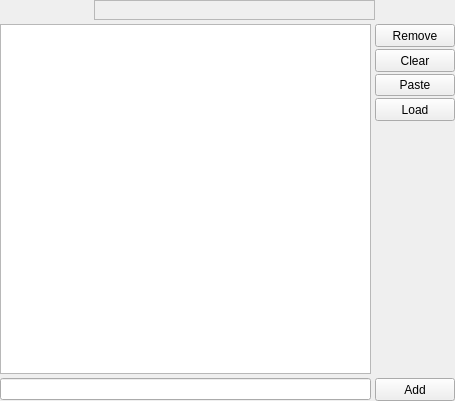
<?xml version="1.0" encoding="UTF-8"?>
<ui version="4.0">
 <class>InputWidget</class>
 <widget class="QWidget" name="InputWidget">
  <property name="geometry">
   <rect>
    <x>0</x>
    <y>0</y>
    <width>455</width>
    <height>401</height>
   </rect>
  </property>
  <property name="windowTitle">
   <string>Form</string>
  </property>
  <layout class="QVBoxLayout" name="verticalLayout_2">
   <property name="spacing">
    <number>4</number>
   </property>
   <property name="leftMargin">
    <number>0</number>
   </property>
   <property name="topMargin">
    <number>0</number>
   </property>
   <property name="rightMargin">
    <number>0</number>
   </property>
   <property name="bottomMargin">
    <number>0</number>
   </property>
   <item>
    <layout class="QHBoxLayout" name="horizontalLayout">
     <item>
      <widget class="QLabel" name="labelName">
       <property name="sizePolicy">
        <sizepolicy hsizetype="Fixed" vsizetype="Maximum">
         <horstretch>0</horstretch>
         <verstretch>0</verstretch>
        </sizepolicy>
       </property>
       <property name="minimumSize">
        <size>
         <width>90</width>
         <height>0</height>
        </size>
       </property>
       <property name="maximumSize">
        <size>
         <width>16777215</width>
         <height>16777215</height>
        </size>
       </property>
       <property name="font">
        <font>
         <weight>75</weight>
         <bold>true</bold>
        </font>
       </property>
       <property name="text">
        <string/>
       </property>
      </widget>
     </item>
     <item>
      <widget class="QLabel" name="labelCount">
       <property name="frameShape">
        <enum>QFrame::StyledPanel</enum>
       </property>
       <property name="frameShadow">
        <enum>QFrame::Raised</enum>
       </property>
       <property name="text">
        <string/>
       </property>
      </widget>
     </item>
     <item>
      <spacer name="horizontalSpacer">
       <property name="orientation">
        <enum>Qt::Horizontal</enum>
       </property>
       <property name="sizeType">
        <enum>QSizePolicy::Fixed</enum>
       </property>
       <property name="sizeHint" stdset="0">
        <size>
         <width>80</width>
         <height>20</height>
        </size>
       </property>
      </spacer>
     </item>
    </layout>
   </item>
   <item>
    <layout class="QHBoxLayout" name="horizontalLayout_3">
     <item>
      <widget class="QListView" name="listView">
       <property name="font">
        <font>
         <family>MS Shell Dlg 2</family>
         <pointsize>8</pointsize>
        </font>
       </property>
      </widget>
     </item>
     <item>
      <layout class="QVBoxLayout" name="verticalLayout">
       <property name="spacing">
        <number>2</number>
       </property>
       <item>
        <widget class="QPushButton" name="buttonRemove">
         <property name="minimumSize">
          <size>
           <width>75</width>
           <height>23</height>
          </size>
         </property>
         <property name="text">
          <string>Remove</string>
         </property>
        </widget>
       </item>
       <item>
        <widget class="QPushButton" name="buttonClear">
         <property name="minimumSize">
          <size>
           <width>75</width>
           <height>23</height>
          </size>
         </property>
         <property name="text">
          <string>Clear</string>
         </property>
        </widget>
       </item>
       <item>
        <widget class="QPushButton" name="buttonPaste">
         <property name="text">
          <string>Paste</string>
         </property>
        </widget>
       </item>
       <item>
        <widget class="QPushButton" name="buttonLoad">
         <property name="minimumSize">
          <size>
           <width>75</width>
           <height>23</height>
          </size>
         </property>
         <property name="text">
          <string>Load</string>
         </property>
        </widget>
       </item>
       <item>
        <spacer name="verticalSpacer">
         <property name="orientation">
          <enum>Qt::Vertical</enum>
         </property>
         <property name="sizeHint" stdset="0">
          <size>
           <width>20</width>
           <height>40</height>
          </size>
         </property>
        </spacer>
       </item>
      </layout>
     </item>
    </layout>
   </item>
   <item>
    <layout class="QHBoxLayout" name="horizontalLayout_2">
     <item>
      <widget class="QLineEdit" name="lineEdit"/>
     </item>
     <item>
      <widget class="QPushButton" name="buttonAdd">
       <property name="minimumSize">
        <size>
         <width>75</width>
         <height>23</height>
        </size>
       </property>
       <property name="text">
        <string>Add</string>
       </property>
      </widget>
     </item>
    </layout>
   </item>
  </layout>
 </widget>
 <resources/>
 <connections/>
</ui>
